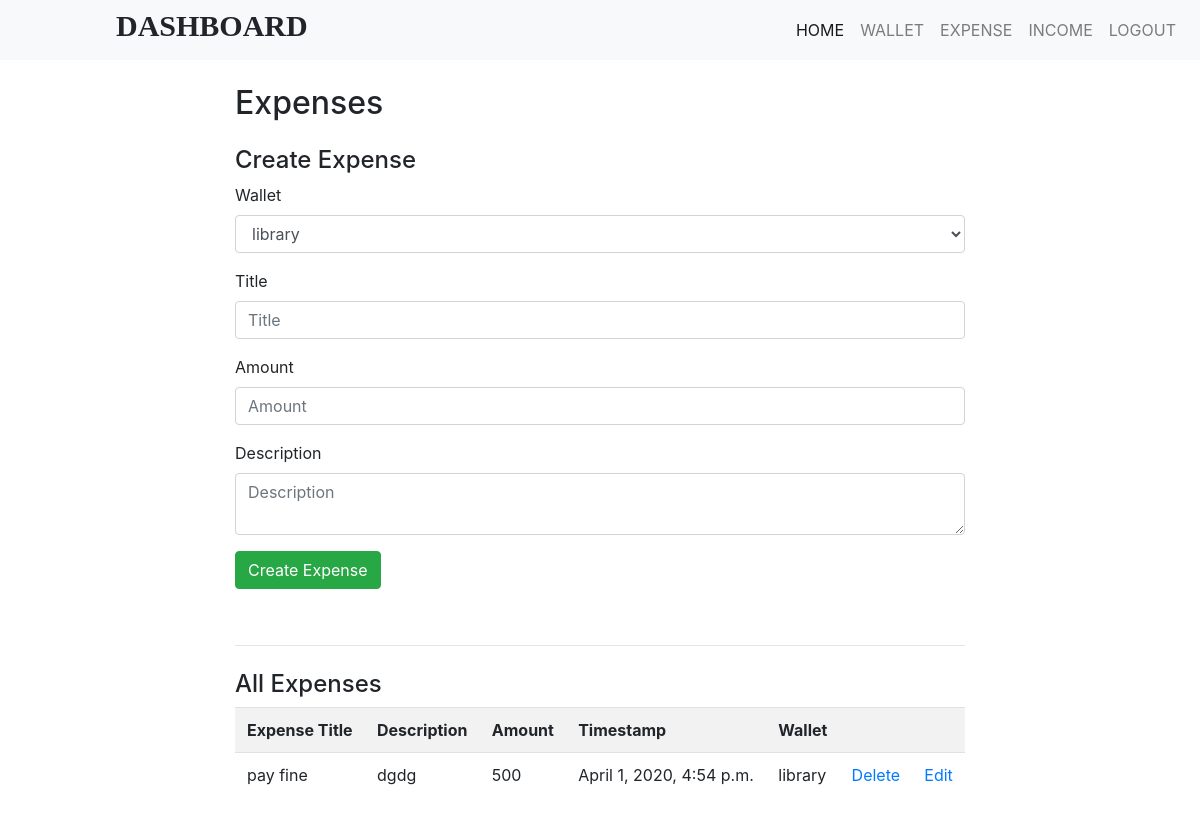
Page /expense/ (signed in) on the committed database.
### expense/models.py (models this page shows, shortened)
class Expense(models.Model):
	title = models.CharField(max_length=100)
	amount = models.IntegerField()
	timestamp = models.DateTimeField()
	description = models.TextField()
	user = models.ForeignKey(User, on_delete=models.CASCADE, null=True)
	wallet = models.ForeignKey(Wallet, on_delete=models.CASCADE, null=True)

class Wallet(models.Model):
	name = models.CharField(max_length=100)
	balance = models.IntegerField()
	last_transaction = models.DateTimeField()
	user = models.ForeignKey(User, on_delete=models.CASCADE, null=True)
	def __str__(self):
		return self.name

### expense/views.py (the view)
# urls.py: path("expense/", get_all_expense),
def get_all_expense(request):
	user = request.user
	all_wallets = Wallet.objects.filter(user=user)
	all_expenses = Expense.objects.filter(user=user)
	return render(request, "expense.html", {"all_wallets":all_wallets, "all_expenses":all_expenses})

### expense/templates/expense.html (shortened to what this page needs)
{% extends 'base.html' %}
{% block body %}
	<div class="container">
		<div class="row">
			<div class="col-md-2"></div>
			<div class="col-md-8">
				<div class="heading mt-4">
					<h2>Expenses</h2>
				</div>
				<div class="sub-head mt-4 mb-2">
					<h4>Create Expense</h4>
				</div>
				<form action="/create_expense/" method="POST">
					<div class="form-group">
						<label>Wallet</label>
						<select name="wallet" class="form-control">
							{% for wallet in all_wallets %}
								<option value={{wallet.id}}>{{wallet.name}}</option>
							{% endfor %}
						</select>
					</div>
					<div class="form-group">
						<label>Title</label>
						<input class="form-control" type="text" name="expense_title" placeholder="Title">
					</div>
					<div class="form-group">
						<label>Amount</label>
						<input class="form-control" type="number" name="expense_amount" placeholder="Amount">
					</div>
					<div class="form-group">
						<label>Description</label>
						<textarea class="form-control" name="expense_description" placeholder="Description"></textarea>
					</div>
					<button type="submit" class="btn btn-success">Create Expense</button>
				</form><br>
				<hr>
				<div class="sub-head mt-4 mb-2">
					<h4>All Expenses</h4>
				</div>
				<table class="table table-striped">
					<tr>
						<th>Expense Title</th>
						<th>Description</th>
						<th>Amount</th>
						<th>Timestamp</th>
						<th>Wallet</th>
						<th></th>
						<th></th>
					</tr>
					{% for expense in all_expenses %}
						<tr>
							<td>{{ expense.title }}</td>
							<td>{{ expense.description }}</td>
							<td>{{ expense.amount }}</td>
							<td>{{ expense.timestamp }}</td>
							<td>{{ expense.wallet }}</td>
							<td><a href="/delete_expense/{{expense.id}}/">Delete</a></td>
							<td><a href="/edit_expense/{{expense.id}}/">Edit</a></td>
						</tr>
					{% endfor %}
				</table>
			</div>
			<div class="col-md-2"></div>
		</div>
	</div>
{% endblock %}

### rows in the picture
Expense: title "pay fine", description "dgdg", amount "500", timestamp "April 1, 2020, 4:54 p.m.", wallet "library"

### other values in the picture
form field wallet "library"
